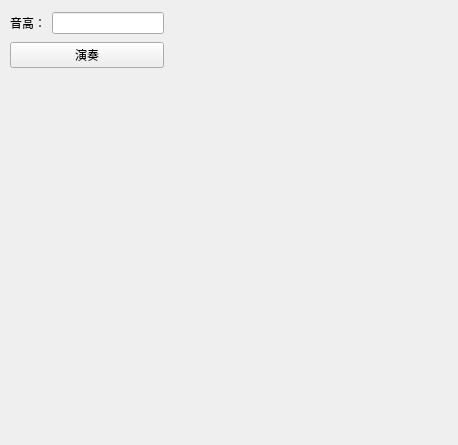
<?xml version="1.0" encoding="UTF-8"?>
<ui version="4.0">
 <class>Form</class>
 <widget class="QWidget" name="Form">
  <property name="geometry">
   <rect>
    <x>0</x>
    <y>0</y>
    <width>458</width>
    <height>445</height>
   </rect>
  </property>
  <property name="windowTitle">
   <string>Form</string>
  </property>
  <widget class="QWidget" name="">
   <property name="geometry">
    <rect>
     <x>10</x>
     <y>10</y>
     <width>154</width>
     <height>61</height>
    </rect>
   </property>
   <layout class="QVBoxLayout" name="verticalLayout">
    <item>
     <layout class="QHBoxLayout" name="horizontalLayout">
      <item>
       <widget class="QLabel" name="label">
        <property name="text">
         <string>音高：</string>
        </property>
       </widget>
      </item>
      <item>
       <widget class="QLineEdit" name="lineEdit"/>
      </item>
     </layout>
    </item>
    <item>
     <widget class="QPushButton" name="pushButton">
      <property name="text">
       <string>演奏</string>
      </property>
     </widget>
    </item>
   </layout>
  </widget>
 </widget>
 <resources/>
 <connections/>
</ui>
